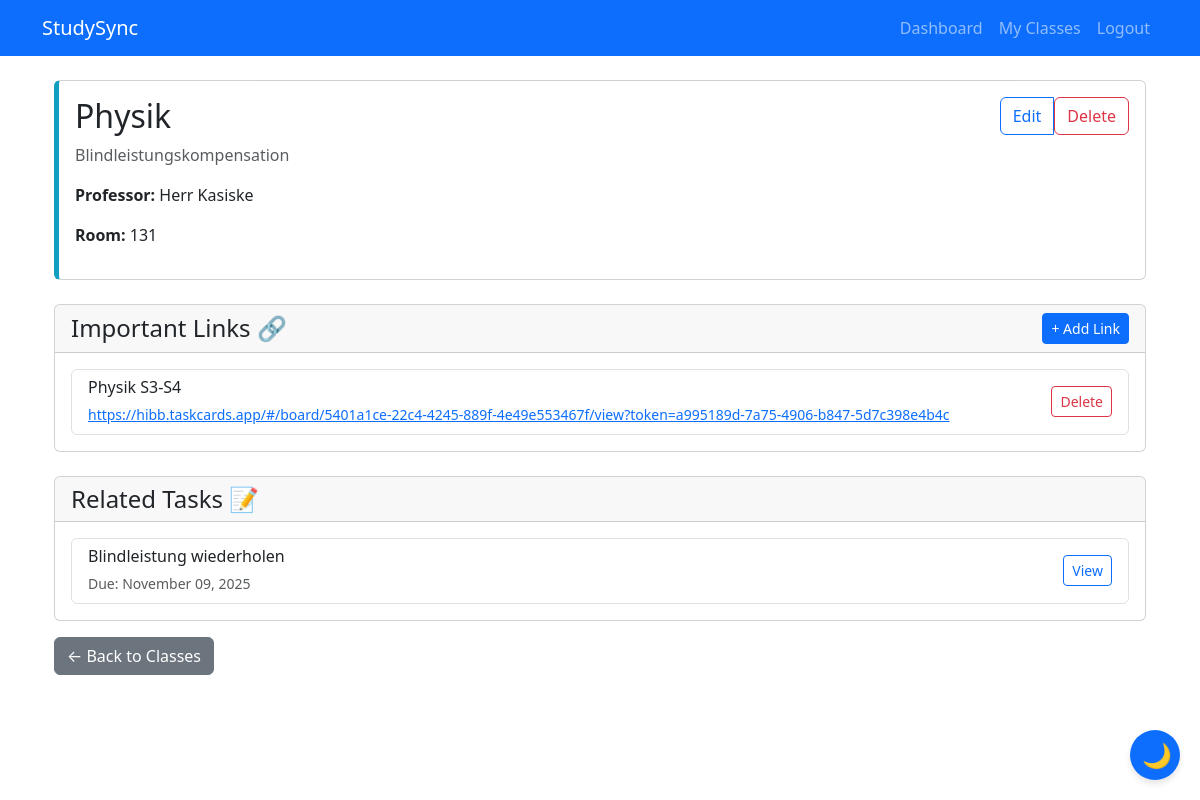
Page /class/2 (signed in) on the committed database.
### models.py (models this page shows, shortened)
class Class(db.Model):
    id = db.Column(db.Integer, primary_key=True)
    name = db.Column(db.String(100), nullable=False)
    code = db.Column(db.String(50))  # e.g., "PHYS 203"
    professor = db.Column(db.String(100))
    room = db.Column(db.String(50))
    color = db.Column(db.String(7), default='#3498db')  # Hex color for UI
    notes = db.Column(db.Text)
    created_at = db.Column(db.DateTime, default=datetime.utcnow)
    user_id = db.Column(db.Integer, db.ForeignKey('user.id'), nullable=False)
    links = db.relationship('ClassLink', backref='parent_class', lazy=True, cascade='all, delete-orphan')
    tasks = db.relationship('Task', backref='class', lazy=True)

class ClassLink(db.Model):
    id = db.Column(db.Integer, primary_key=True)
    title = db.Column(db.String(100), nullable=False)
    url = db.Column(db.String(500), nullable=False)
    created_at = db.Column(db.DateTime, default=datetime.utcnow)
    class_id = db.Column(db.Integer, db.ForeignKey('class.id'), nullable=False)

class Task(db.Model):
    id = db.Column(db.Integer, primary_key=True)
    title = db.Column(db.String(200), nullable=False)
    description = db.Column(db.Text, nullable=True)
    due_date = db.Column(db.DateTime, nullable=True)
    priority = db.Column(db.String(20), default='medium')  # low, medium, high
    completed = db.Column(db.Boolean, default=False)
    created_at = db.Column(db.DateTime, default=datetime.utcnow)
    user_id = db.Column(db.Integer, db.ForeignKey('user.id'), nullable=False)
    class_id = db.Column(db.Integer, db.ForeignKey('class.id'), nullable=True)

### app.py (the view)
@app.route('/class/<int:class_id>')
@login_required
def view_class(class_id):
    class_obj = Class.query.get_or_404(class_id)
    if class_obj.user_id != current_user.id:
        flash('You do not have permission to view this class.', 'danger')
        return redirect(url_for('classes'))
    class_tasks = Task.query.filter_by(class_id=class_id, user_id=current_user.id).all()
    return render_template('view_class.html', class_obj=class_obj, tasks=class_tasks)

### app.py (called while the page is built)
@login_manager.user_loader
def load_user(user_id):
    return User.query.get(int(user_id))

### templates/view_class.html (shortened to what this page needs)
{% extends "layout.html" %}
{% block content %}
    <div class="container mt-4">
        <div class="card mb-4" style="border-left: 5px solid {{ class_obj.color }};">
            <div class="card-body">
                <div class="d-flex justify-content-between align-items-start">
                    <div>
                        <h2>{{ class_obj.name }}</h2>
                        {% if class_obj.code %}
                            <p class="text-muted">{{ class_obj.code }}</p>
                        {% endif %}
                        {% if class_obj.professor %}
                            <p><strong>Professor:</strong> {{ class_obj.professor }}</p>
                        {% endif %}
                        {% if class_obj.room %}
                            <p><strong>Room:</strong> {{ class_obj.room }}</p>
                        {% endif %}
                    </div>
                    <div class="btn-group">
                        <a href="{{ url_for('edit_class', class_id=class_obj.id) }}" class="btn btn-outline-primary">Edit</a>
                        <form method="POST" action="{{ url_for('delete_class', class_id=class_obj.id) }}" class="d-inline" onsubmit="return confirm('Are you sure? This will delete the class and all its links.');">
                            <button type="submit" class="btn btn-outline-danger">Delete</button>
                        </form>
                    </div>
                </div>
            </div>
        </div>
        <div class="card mb-4">
            <div class="card-header d-flex justify-content-between align-items-center">
                <h4 class="mb-0">Important Links 🔗</h4>
                <a href="{{ url_for('add_link', class_id=class_obj.id) }}" class="btn btn-sm btn-primary">+ Add Link</a>
            </div>
            <div class="card-body">
                {% if class_obj.links %}
                    <div class="list-group">
                        {% for link in class_obj.links %}
                            <div class="list-group-item d-flex justify-content-between align-items-center">
                                <div>
                                    <h6 class="mb-1">{{ link.title }}</h6>
                                    <a href="{{ link.url }}" target="_blank" class="text-primary small">{{ link.url }}</a>
                                </div>
                                <form method="POST" action="{{ url_for('delete_link', link_id=link.id) }}" class="d-inline" onsubmit="return confirm('Delete this link?');">
                                    <button type="submit" class="btn btn-sm btn-outline-danger">Delete</button>
                                </form>
                            </div>
                        {% endfor %}
                    </div>
                {% else %}
                    <p class="text-muted">No links saved yet. Add your first important link!</p>
                {% endif %}
            </div>
        </div>
        <div class="card">
            <div class="card-header">
                <h4 class="mb-0">Related Tasks 📝</h4>
            </div>
            <div class="card-body">
                {% if tasks %}
                    <div class="list-group">
                        {% for task in tasks %}
                            <div class="list-group-item">
                                <div class="d-flex justify-content-between align-items-center">
                                    <div>
                                        <h6 class="mb-1 {% if task.completed %}text-decoration-line-through text-muted{% endif %}">
                                            {{ task.title }}
                                        </h6>
                                        {% if task.due_date %}
                                            <small class="text-muted">Due: {{ task.due_date.strftime('%B %d, %Y') }}</small>
                                        {% endif %}
                                    </div>
                                    <a href="{{ url_for('edit_task', task_id=task.id) }}" class="btn btn-sm btn-outline-primary">View</a>
                                </div>
                            </div>
                        {% endfor %}
                    </div>
                {% else %}
                    <p class="text-muted">No tasks assigned to this class yet.</p>
                {% endif %}
            </div>
        </div>
        <div class="mt-3">
            <a href="{{ url_for('classes') }}" class="btn btn-secondary">← Back to Classes</a>
        </div>
    </div>
{% endblock %}

### templates/layout.html (style rules this page uses)
* { transition: background-color 0.3s ease, color 0.3s ease; }

### rows in the picture
Class: name "Physik", code "Blindleistungskompensation", professor "Herr Kasiske", room "131"
ClassLink: title "Physik S3-S4", url "https://hibb.taskcards.app/#/board/5401a1ce-22c4-4245-889f-4e49e553467f/view?token=a995189d-7a75-4906-b847-5d7c398e4b4c"
Task: title "Blindleistung wiederholen", due_date "November 09, 2025"
